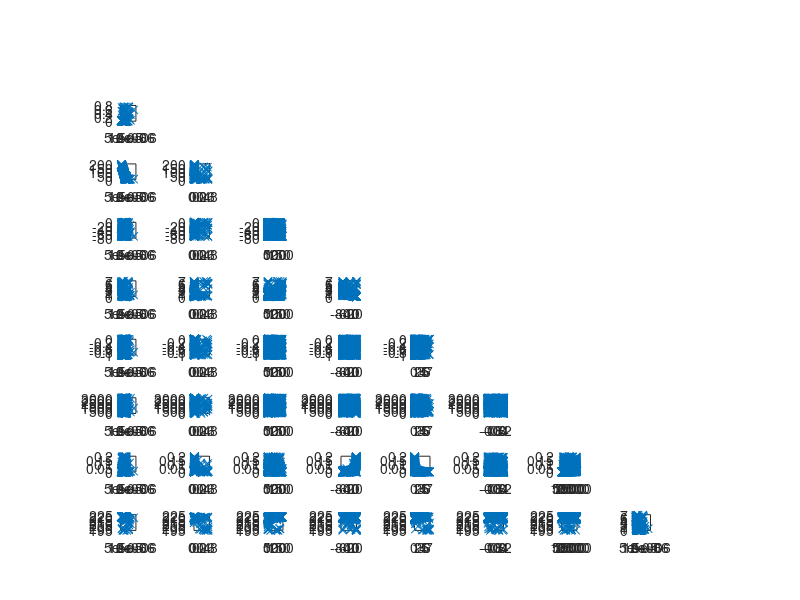

The MATLAB script that drew this image:



load('globaloutput001.mat')

data = globaloutput';

data = cell2mat(data);


%%

for i=1:9
for j=i+1:9
    
    subplot(9,9,sub2ind([9 9],i,j))


plot(data(:,i),data(:,j),'x')

% set(gca,'xscale','log')
% set(gca,'yscale','log')

end
end



%%

i=1;
j=5;

plot(data(:,i),data(:,j),'x')

% set(gca,'xscale','log')
% set(gca,'yscale','log')







